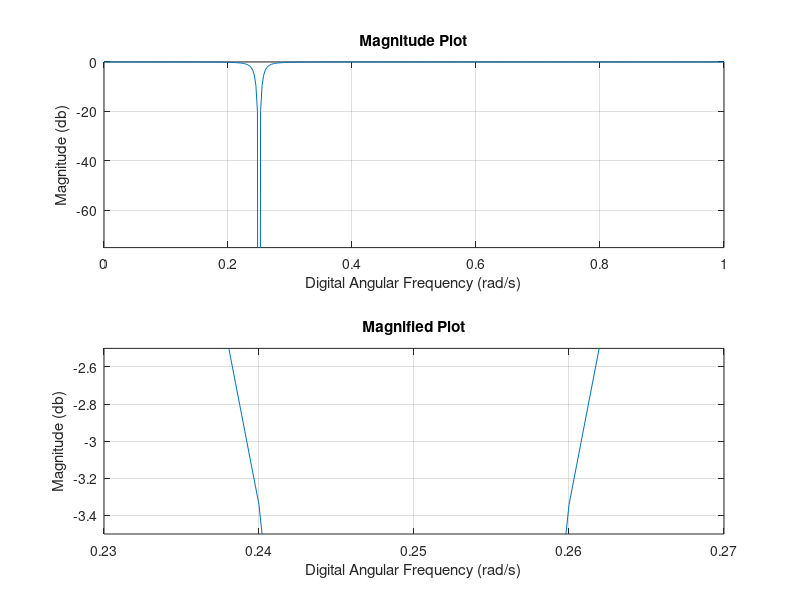
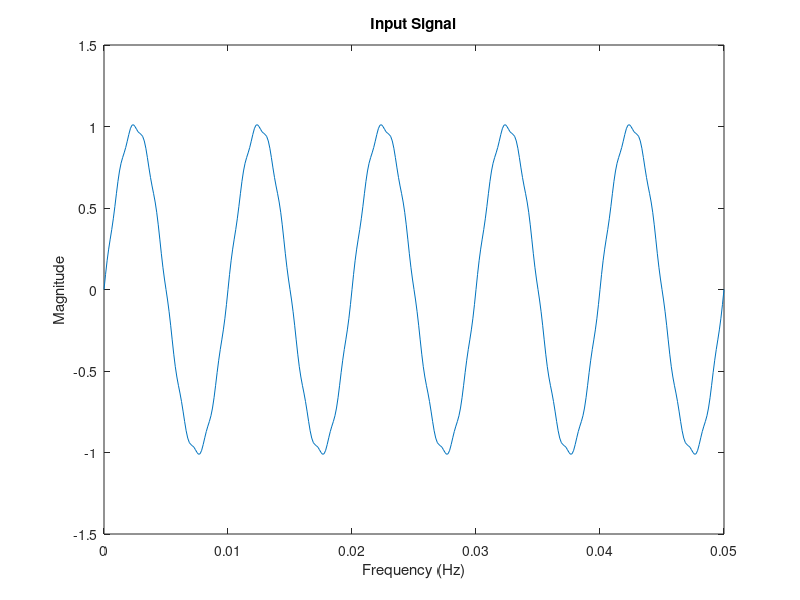
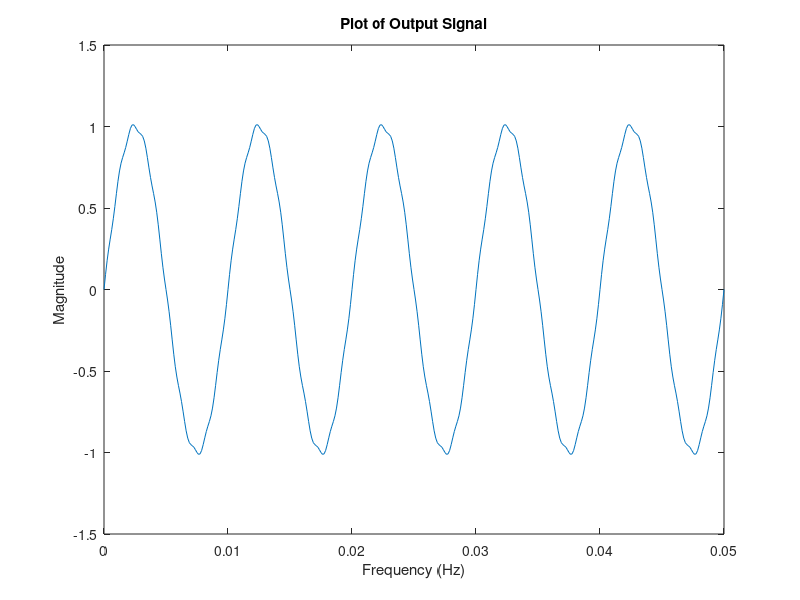

The MATLAB script that drew these images, in order: (Note: this script raises an error after producing the figures.)



clear; 
p = .980365; %value of pole 

%{
	Finding K so that the Filter has 
	a DC gain of 1; 

	Method for finding K: 

		H(w) = k Numerator(w)/Demoninator(w) ->
		K = H(w) Denominator(w)/Numerator(W) ->
%}

k=(1-sqrt(2)*p +p^2)/(2 -sqrt(2)); % Error here 
%--------------------------------------------------%

%{
	Initializing the numerator and denominator 
	coefficients. Note that this procedure builds 
	and array with the coefficient of the polynomial
	terms. 
%}

num = [1 -sqrt(2) 1 ]; 
den = [1 -sqrt(2)*p p^2]; 

%{
	setting the domain from which to plot the Transfer
	function. Initializng and defining the Transfer
	Function/ Notch Filter. 
	Freqz takes in the coefficient of the polynomials
	and perfroms calculations with z = exp(jw_not); 

	Defining the magnitude of H as a log scale. 

%}
w = 0:0.0025*pi:pi; 
H = k*freqz(num, den, w); 
magnitude = 20*log(abs(H)); 

%{
	Defining Figure 1 to contain two subplots,
	The plot of the Magnitude of the Notch Filter
	and the second plot is a magnified version of 
	the first plot. 

%}

figure(1); 

subplot(2,1,1); 
plot(w/pi , magnitude); grid; 
axis([0 1 -75 0]); 
title('Magnitude Plot'); 
xlabel('Digital Angular Frequency (rad/s)'); 
ylabel('Magnitude (db)'); 


subplot(2,1,2); 
plot(w/pi, magnitude); grid; 
axis([0.23 0.27 -3.5 -2.5]); 
title('Magnified Plot'); 
xlabel('Digital Angular Frequency (rad/s)'); 
ylabel('Magnitude (db)'); 
%-------------------------------------------------------%

%{
	Generating a sinusoid signal of 1 kHz with an amplitude of 
	0.2 with a time period (t_total) from 0 -> .05 secs. 
	The signal is sampled at a sampling rate Fs = 8000 kHz. 
%}

t_total = .05; 
Fs = 8000; 
t = 0:1/Fs:t_total; 
f_1= 1000; 

sig_1 = .02*sin(f_1*2*pi*t); 

%{
	Generating a sinusoid signal of 100 Hz with an amplitude of 
	1 with a time period (t_total) from 0 -> .05 secs. 
	The signal is sampled at a sampling rate Fs = 8000 kHz. 
%}

f_2 = 100; 
sig_2 = sin(f_2*2*pi*t); 

%{
	Sum sig_1 and sig_2 and assign the summation of both to a 
	new signal sig_sum; 

	Pass the signal sig_sum through the digital filter by the convolution
	methond and assign the output to signal_output; 

	Plot both the signal sig_sum and it's output (output_signal)' and compare 
	both plots. 

	Taking the inverser Frequency response of H to obtain the unit sample
	response h_n. h_n is desirable in order to convolute with input signal. 

	Note that h_n is the unit sample response of our ditigal Notch 
	filter in discrete time. 
%}


sig_sum = sig_1 + sig_2 ; 

[a,b] = invfreqz(H,w,2,2); 
h_n = a/b; 

output_signal = conv(h_n, sig_sum);  

figure(2); 
plot(t,sig_sum);
title('Input Signal'); 
xlabel('Frequency (Hz)'); 
ylabel('Magnitude'); 


figure(3); 
plot(t,output_signal);  
title('Plot of Output Signal'); 
xlabel('Frequency (Hz)'); 
ylabel('Magnitude'); 

%------------------------------------------------------%

%{
	Reading in Wavefile to be passed through our Notch
	IIR filter. Convolving the wavefile with our filter  
	and saving the result in the specified file. 
	
%}

[x,Fs]=wavread('C:\Users\fred_2\Dropbox\Fall 2014\School\EE 368\Labs\Lab 20\cht5.wav'); 

y=conv(h_n,x); 
wavwrite(y,Fs,'C:\Users\fred_2\Dropbox\Fall 2014\School\EE 368\Labs\Lab 20\cht6.wav'); 

%------------------------------------------------------%


%{
	If the sampling rate is reduced to 4 kHz, find the new transfer function H(z) (you can leave
in H(z) as an undetermined parameter. 

%--------------------------------------------------------%

		Fs = 4 kHz
		F = 1 kHz 

		wo = 2*pi/4 = pi/2; 

		numerator  = 1-2cos(pi/2)z^-1 + z^-2; 

		denominator = 1-2pcos(pi/2)z^-1 + (p^2)z^-2 ; 

		H(z) = numerator/denominator  = (1-2cos(pi/2)z^-1 + z^-2 )/ (1-2pcos(pi/2)z^-1 + (p^2)z^-2)

%}